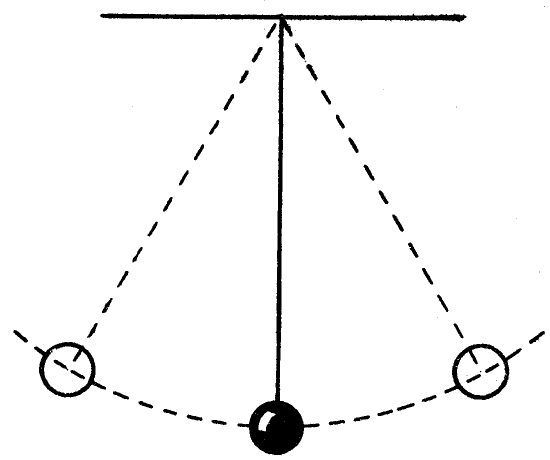
#> input picture Pendulum_2.png, 1100 x 920 px (shown at 1/2 size)
$ jupyter execute Oscillation.ipynb
#> lines starting #> are read from the running program, lines starting #| are printed output that depends on the picture
# Oscillation

What is oscilation?

An object oscillaties when it moves back and forth repeatedly between two states which are on either side of some equilibrium position.
Examples: swinging pendulum, alternating current (AC), the atoms of a solid vibrate.

Why Oscillation is important?

Except the physical examples above, oscillations also occurs in dynamic systems in virtually every area of science: for example the beating of the human heart (for circulation), business cycles in economics, predator–prey population cycles in ecology, and periodic firing of nerve cells in the brain.

[cell 1]
from PIL import Image

[cell 2]
pendulum_2 = Image.open('Pendulum_2.png')
#> pendulum_2 is the input picture: PIL image 1100x920 L; min 0, max 255, mean 245.2
new_image = pendulum_2.resize((400, 400))
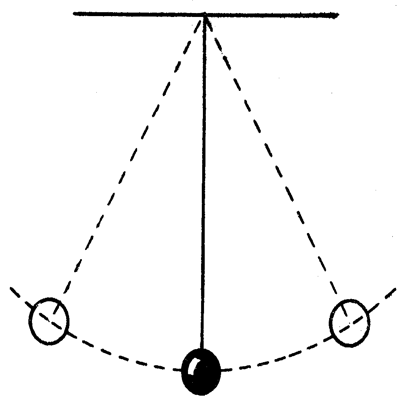
#> new_image: PIL image 400x400 L; min 0, max 255, mean 245.2
new_image

[cell 3]
current = Image.open('Alternating-current.jpeg')
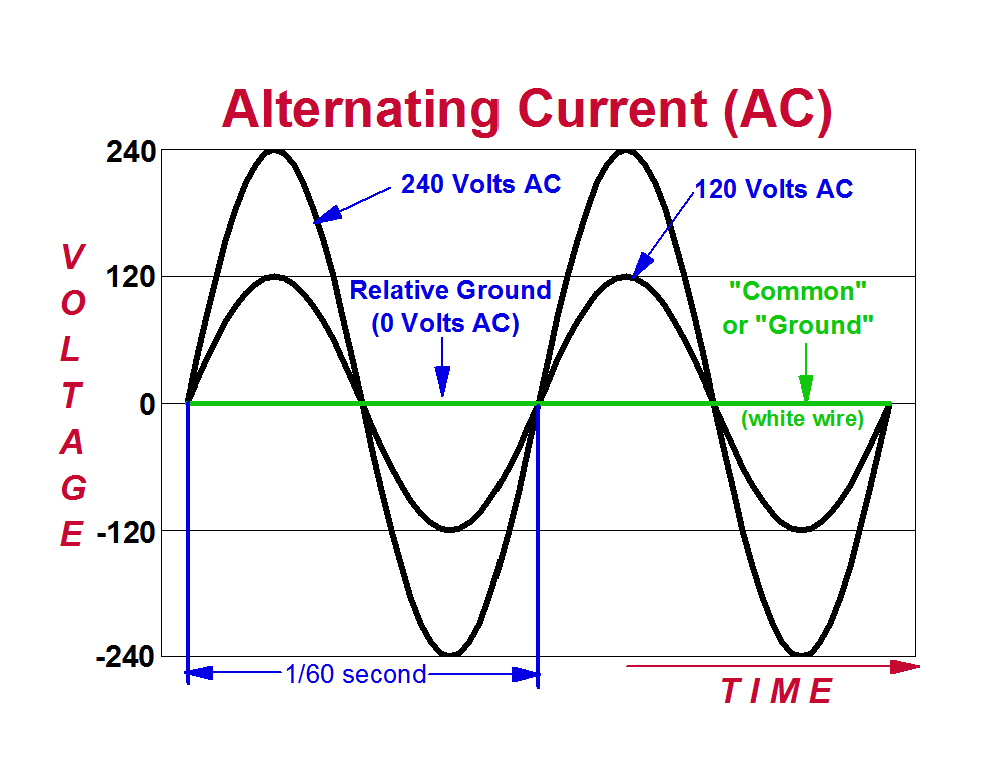
#> input picture Alternating-Current.jpeg, 995 x 768 px, found by its file name
#> current is the input picture: PIL image 995x768 RGB; mean R, G, B 239.9, 238.3, 240.1
curtrent = current.resize((400, 400))
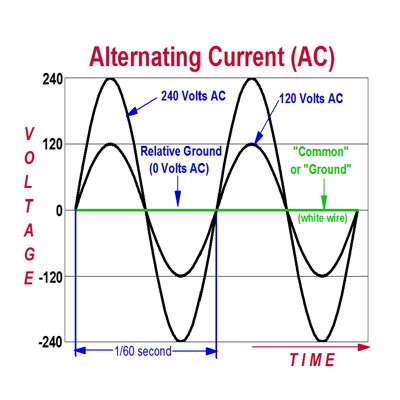
#> curtrent: PIL image 400x400 RGB; mean R, G, B 239.6, 238, 239.8
curtrent

[cell 4]
vibrating = Image.open('vibrating.gif')
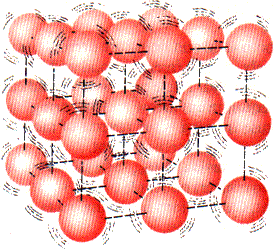
#> input picture vibrating.gif, 274 x 249 px
#> vibrating is the input picture: PIL image 274x249 P; mean R, G, B, A 155, 182.6, 175.7, 167
vibrating

## Simple harmonic motion

Simple harmonic motion (s.h.m) is a fundamental type of periodic. The requirements for s.h.m of a mechnical system include:
<br>
<ol>
  <li>a mass that oscillates</li>
  <li>a position where the mass is in equilibrium</li>
  <li>a restoring force that acts to return the mass to its equilibrium position; the restoring force F is directly proportional to the displacement x of the mass from its equilibrium position and is directed towards that point.</li>
</ol>

An canonical question is how to precisely describe the oscillating systems. Many the oscillationg systems can be represented by a displacement-time graph.

[cell 5]
vibrating = Image.open('displacement-time.png')
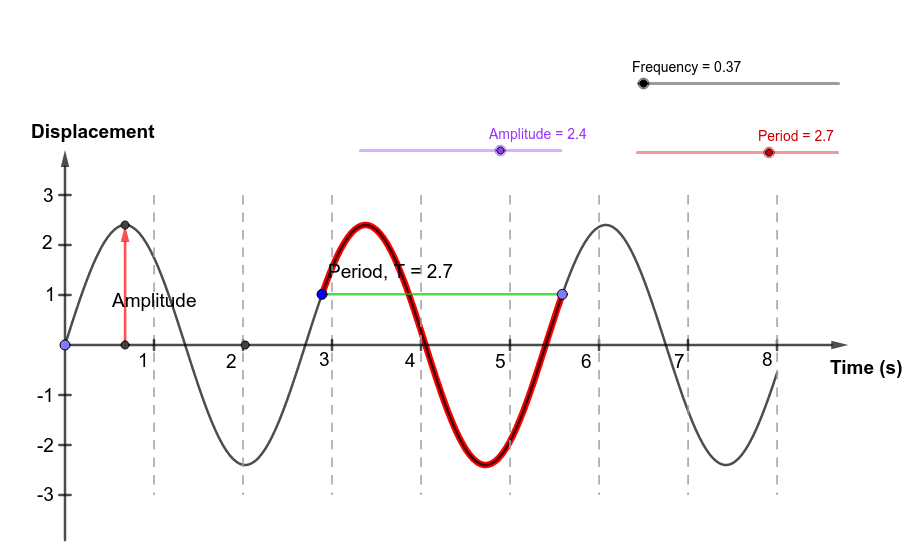
#> input picture displacement-time.png, 920 x 550 px
#> vibrating is the input picture: PIL image 920x550 P; mean R, G, B 250, 248.5, 248.6
new_image = vibrating.resize((800, 500))
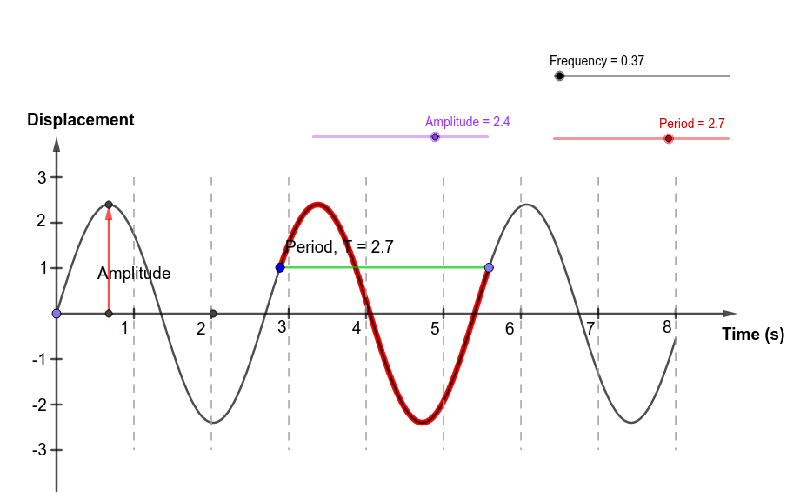
#> new_image: PIL image 800x500 P; mean R, G, B 250.1, 248.6, 248.7
new_image

In this plot, the displacement $x$ varies symmetrically on the either side of the midpoint. The shape is a sine curve and the motion is named as sinusoidal.<br>
<br>
$\color{red}{Amplitude}$ $A$: The maximum displacement from the equilibrium position.<br>
$\color{red}{Period}$ $T$: The time for one complete oscillation.<br>
$\color{red}{Frequency}$ $f$: The number of oscillations per unit time.<br>
By definition, the frequency $T$ is the reciprcal of period $T$ and vice versa:<br>
    <h1><center>$f=\frac{1}{T}$,  $T=\frac{1}{f}$</center></h1>

If two oscillations have the same Amplitude and period, they are not necessarily equivalent. They can have a so called
$\color{red}{\text{phase difference}}$. The term $\color{red}{\text{phase}}$ represents where the oscillating object positioned in the complete cycle of an oscillation.

[cell 6]
image = Image.open('phase.jpeg')
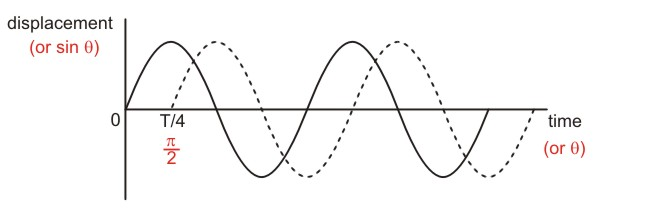
#> input picture Phase.jpeg, 662 x 210 px, found by its file name
#> image is the input picture: PIL image 662x210 RGB; mean R, G, B 248.5, 248, 247.8
image
